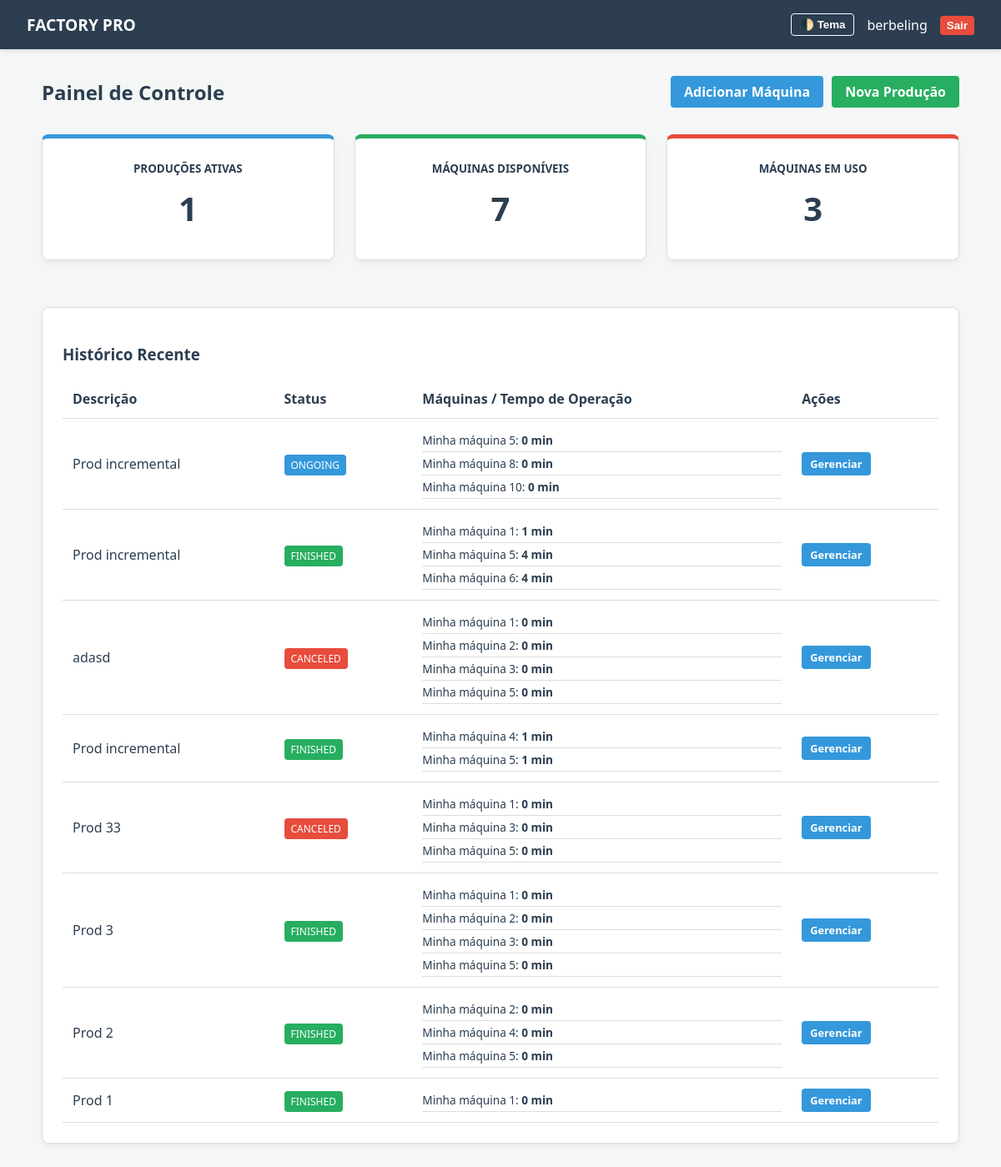
/ (signed in), run on the app's committed database.
### core/models.py (models this page shows, shortened)
class BaseModel(models.Model):
    created_at = models.DateTimeField(auto_now_add=True)
    updated_at = models.DateTimeField(auto_now=True)
    deleted_at = models.DateTimeField(null=True, blank=True)
    objects = SoftDeleteManager()
    all_objects = models.Manager()
    class Meta:
        abstract = True

class User(AbstractUser, BaseModel):
    name = models.CharField(max_length=255)
    email = models.EmailField(unique=True)
    cnpj = models.CharField(max_length=18)
    is_premium = models.BooleanField(default=False) # Requisito 1.1

class Production(BaseModel):
    STATUS_CHOICES = [
        ('STANDBY', 'Standby'),
        ('ONGOING', 'Ongoing'),
        ('FINISHED', 'Finished'),
        ('CANCELED', 'Canceled'),
    ]
    description = models.CharField(max_length=255)
    quantity = models.IntegerField()
    user = models.ForeignKey(User, on_delete=models.CASCADE)
    status = models.CharField(max_length=20, choices=STATUS_CHOICES, default='STANDBY')
    started_at = models.DateTimeField(null=True, blank=True)
    finished_at = models.DateTimeField(null=True, blank=True)
    canceled_at = models.DateTimeField(null=True, blank=True)
    machines = models.ManyToManyField(Machine, through='ProductionMachine')

class ProductionMachine(BaseModel):
    STATUS_CHOICES = [
        ('STANDBY', 'Standby'),
        ('ONGOING', 'Ongoing'),
        ('HALT', 'Halt'),
        ('FINISHED', 'Finished'),
        ('CANCELED', 'Canceled'),
    ]
    production = models.ForeignKey(Production, on_delete=models.CASCADE)
    machine = models.ForeignKey(Machine, on_delete=models.CASCADE)
    status = models.CharField(max_length=20, choices=STATUS_CHOICES, default='STANDBY')
    started_at = models.DateTimeField(null=True, blank=True)
    finished_at = models.DateTimeField(null=True, blank=True)
    canceled_at = models.DateTimeField(null=True, blank=True)
    working_time = models.IntegerField(default=0) # Requisito 2.1 (Minutos)

class Machine(BaseModel):
    model = models.CharField(max_length=255)
    serialnumber = models.CharField(max_length=255)
    owner = models.ForeignKey(User, on_delete=models.CASCADE, related_name='machines')

### core/views.py (the view)
# urls.py: path('', views.dashboard, name='dashboard'),
@login_required
def dashboard(request):
    productions = Production.objects.filter(user=request.user).order_by('-created_at')
    busy_machine_ids = ProductionMachine.objects.filter(
        production__status__in=['STANDBY', 'ONGOING'],
        machine__owner=request.user
    ).values_list('machine_id', flat=True)
    total_machines = Machine.objects.filter(owner=request.user)
    context = {
        'ongoing_count': productions.filter(status='ONGOING').count(),
        'machines_used': total_machines.filter(id__in=busy_machine_ids).count(),
        'machines_available': total_machines.exclude(id__in=busy_machine_ids).count(),
        'productions': productions
    }
    return render(request, 'dashboard.html', context)

### core/models.py (called while the page is built)
    def get_queryset(self):
        return super().get_queryset().filter(deleted_at__isnull=True)

### templates/dashboard.html (shortened to what this page needs)
{% extends 'base.html' %}
{% block content %}
<div style="display: flex; justify-content: space-between; align-items: center; margin-bottom: 2rem;">
    <div>
        <h2 style="margin: 0;">Painel de Controle</h2>
    </div>
    <div style="display: flex; gap: 10px;">
        <a href="{% url 'machine_create' %}" class="btn btn-blue">Adicionar Máquina</a>
        <a href="{% url 'production_create' %}" class="btn btn-green">Nova Produção</a>
    </div>
</div>
<div style="display: grid; grid-template-columns: repeat(auto-fit, minmax(200px, 1fr)); gap: 1.5rem; margin-bottom: 2rem;">
    <div class="card" style="text-align: center; border-top: 5px solid var(--primary);">
        <small style="color: var(--text-muted); text-transform: uppercase; font-weight: bold;">Produções Ativas</small>
        <h1 style="margin: 10px 0; font-size: 2.5rem;">{{ ongoing_count }}</h1>
    </div>
    <div class="card" style="text-align: center; border-top: 5px solid var(--success);">
        <small style="color: var(--text-muted); text-transform: uppercase; font-weight: bold;">Máquinas Disponíveis</small>
        <h1 style="margin: 10px 0; font-size: 2.5rem;">{{ machines_available }}</h1>
    </div>
    <div class="card" style="text-align: center; border-top: 5px solid var(--danger);">
        <small style="color: var(--text-muted); text-transform: uppercase; font-weight: bold;">Máquinas em Uso</small>
        <h1 style="margin: 10px 0; font-size: 2.5rem;">{{ machines_used }}</h1>
    </div>
</div>
<div class="card">
    <h3>Histórico Recente</h3>
    <table>
        <thead>
            <tr>
                <th>Descrição</th>
                <th>Status</th>
                <th>Máquinas / Tempo de Operação</th>
                <th>Ações</th>
            </tr>
        </thead>
        <tbody>
            {% for prod in productions %}
            <tr>
                <td>{{ prod.description }}</td>
                <td>
                    <span class="badge" style="background: {% if prod.status == 'ONGOING' %}var(--primary){% elif prod.status == 'FINISHED' %}var(--success){% else %}var(--danger){% endif %}; color: white;">
                        {{ prod.status }}
                    </span>
                </td>
                <td>
                    {% for pm in prod.productionmachine_set.all %}
                        <div style="font-size: 0.85rem; border-bottom: 1px solid var(--border); padding: 4px 0;">
                            {{ pm.machine.model }}: <strong>{{ pm.working_time }} min</strong>
                        </div>
                    {% empty %}
                        <span style="color: var(--text-muted);">Nenhuma máquina vinculada</span>
                    {% endfor %}
                </td>
                <td>
                    <a href="{% url 'production_detail' prod.pk %}" class="btn btn-blue" style="font-size: 0.8rem; padding: 5px 10px;">Gerenciar</a>
                </td>
            </tr>
            {% endfor %}
        </tbody>
    </table>
</div>
{% endblock %}

### templates/base.html (shortened to what this page needs)
<!DOCTYPE html>
<html lang="pt-br" data-theme="light">
<head>
</head>
<body>
<nav>
    <a href="{% url 'dashboard' %}" style="color: var(--text-nav); text-decoration: none; font-weight: bold; font-size: 1.2rem;">
        FACTORY PRO
    </a>
    <div style="display: flex; align-items: center; gap: 15px;">
        <button id="theme-toggle" class="btn">🌓 Tema</button>
        {% if user.is_authenticated %}
            <span>{{ user.username }}</span>
            <form action="{% url 'logout' %}" method="post" style="display: inline;">
                <button type="submit" class="btn btn-red" style="padding: 4px 8px;">Sair</button>
            </form>
        {% endif %}
    </div>
</nav>
<div class="container">
    {% block content %}{% endblock %}
</div>
</body>
</html>

### templates/base.html (style rules this page uses)
:root { --bg-body: #f4f7f6; --bg-card: #ffffff; --bg-nav: #2c3e50; --text-main: #2c3e50; --text-nav: #ffffff; --border: #dcdde1; --primary: #3498db; --success: #27ae60; --danger: #e74c3c; }
body { background-color: var(--bg-body); color: var(--text-main); font-family: 'Segoe UI', Tahoma, Geneva, Verdana, sans-serif; margin: 0; transition: background 0.3s ease, color 0.3s ease; }
nav { background-color: var(--bg-nav); color: var(--text-nav); padding: 1rem 2rem; display: flex; justify-content: space-between; align-items: center; box-shadow: 0 2px 5px rgba(0,0,0,0.1); }
.container { max-width: 1100px; margin: 2rem auto; padding: 0 1rem; }
.card { background-color: var(--bg-card); border: 1px solid var(--border); border-radius: 8px; padding: 1.5rem; box-shadow: 0 4px 6px rgba(0,0,0,0.05); margin-bottom: 1.5rem; }
table { width: 100%; border-collapse: collapse; margin-top: 1rem; }
th, td { padding: 12px; text-align: left; border-bottom: 1px solid var(--border); color: var(--text-main); }
.btn { padding: 8px 16px; border-radius: 4px; border: none; cursor: pointer; font-weight: 600; text-decoration: none; display: inline-block; transition: opacity 0.2s; }
.btn-blue { background-color: var(--primary); color: white; }
.btn-green { background-color: var(--success); color: white; }
.btn-red { background-color: var(--danger); color: white; }
#theme-toggle { background-color: transparent; border: 1px solid var(--text-nav); color: var(--text-nav); padding: 5px 10px; }
.badge { padding: 4px 8px; border-radius: 4px; font-size: 0.75rem; text-transform: uppercase; }

### data on the page
User: username "berbeling"
Production: description "Prod incremental", status "ONGOING"
ProductionMachine: machine.model "Minha máquina 5", working_time "0"
ProductionMachine: machine.model "Minha máquina 8", working_time "0"
ProductionMachine: machine.model "Minha máquina 10", working_time "0"
Production: description "Prod incremental", status "FINISHED"
ProductionMachine: machine.model "Minha máquina 1", working_time "1"
ProductionMachine: machine.model "Minha máquina 5", working_time "4"
ProductionMachine: machine.model "Minha máquina 6", working_time "4"
Production: description "adasd", status "CANCELED"
ProductionMachine: machine.model "Minha máquina 1", working_time "0"
ProductionMachine: machine.model "Minha máquina 2", working_time "0"
ProductionMachine: machine.model "Minha máquina 3", working_time "0"
ProductionMachine: machine.model "Minha máquina 5", working_time "0"
Production: description "Prod incremental", status "FINISHED"
ProductionMachine: machine.model "Minha máquina 4", working_time "1"
ProductionMachine: machine.model "Minha máquina 5", working_time "1"
Production: description "Prod 33", status "CANCELED"
ProductionMachine: machine.model "Minha máquina 1", working_time "0"
ProductionMachine: machine.model "Minha máquina 3", working_time "0"
ProductionMachine: machine.model "Minha máquina 5", working_time "0"
Production: description "Prod 3", status "FINISHED"
ProductionMachine: machine.model "Minha máquina 1", working_time "0"
ProductionMachine: machine.model "Minha máquina 2", working_time "0"
ProductionMachine: machine.model "Minha máquina 3", working_time "0"
ProductionMachine: machine.model "Minha máquina 5", working_time "0"
Production: description "Prod 2", status "FINISHED"
ProductionMachine: machine.model "Minha máquina 2", working_time "0"
ProductionMachine: machine.model "Minha máquina 4", working_time "0"
ProductionMachine: machine.model "Minha máquina 5", working_time "0"
Production: description "Prod 1", status "FINISHED"
ProductionMachine: machine.model "Minha máquina 1", working_time "0"

### other printed values
{{ ongoing_count }} "1"
{{ machines_available }} "7"
{{ machines_used }} "3"
